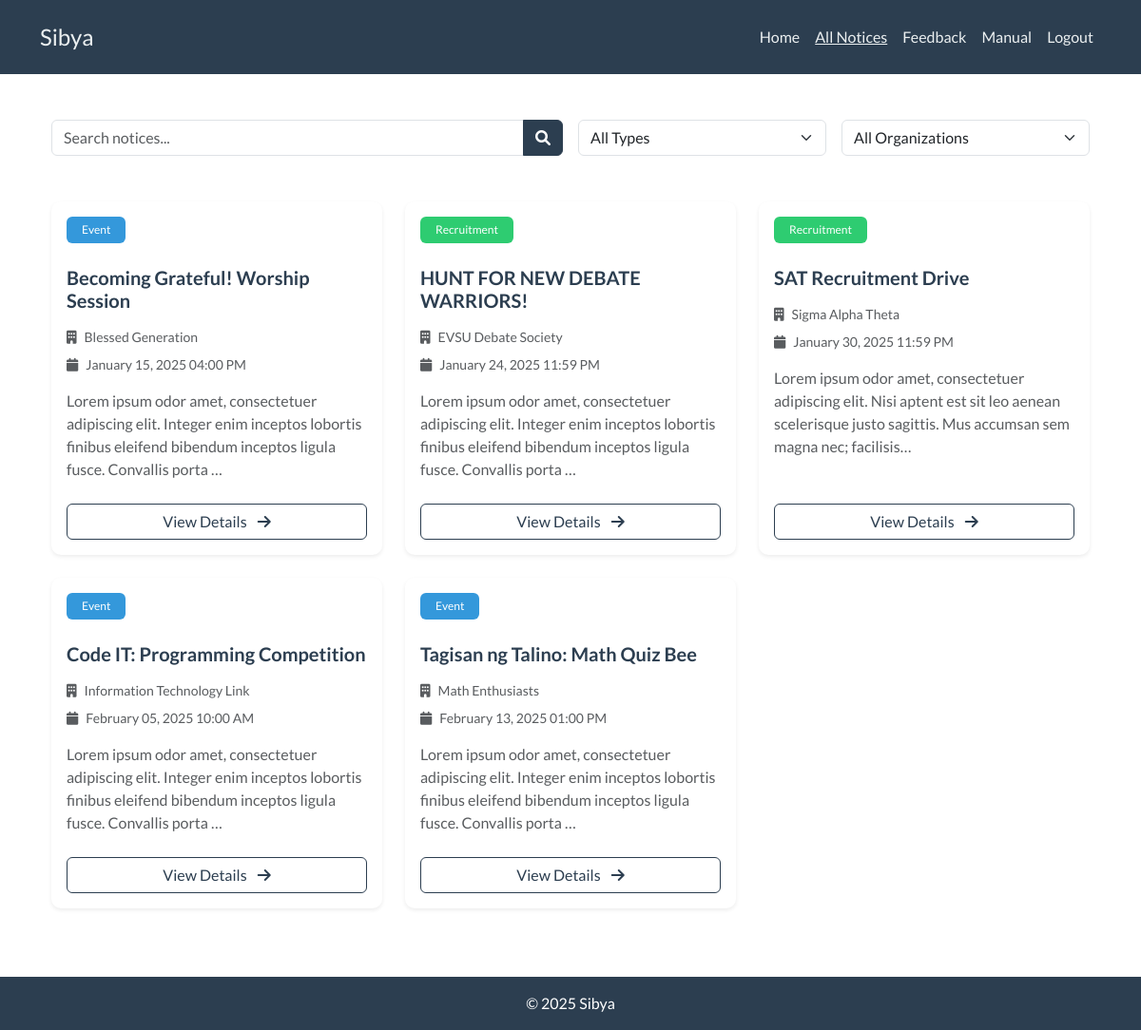
/notices/ (signed in), run on the app's committed database.
### sibya/models.py (models this page shows, shortened)
class Notice(models.Model):
    title = models.CharField(max_length=255)
    type = models.CharField(max_length=45, choices=[('Recruitment', 'Recruitment'), ('Event', 'Event')])
    schedule = models.DateTimeField()
    description = models.TextField()
    location = models.CharField(max_length=100)
    organization = models.ForeignKey(Organization, on_delete=models.CASCADE)
    author = models.ForeignKey(User, on_delete=models.CASCADE)
    interested = models.ManyToManyField(User, related_name="interested_participants", blank=True)
    history = HistoricalRecords()

class Organization(models.Model):
    name = models.CharField(max_length=75)
    history = HistoricalRecords()
    def __str__(self):
        return self.name

### sibya/views.py (the view)
# urls.py: path("notices/", views.all_notice, name="all_notices"),
@login_required(login_url="login")
def all_notice(request):
    notices = Notice.objects.all() # start will all notices
    organizations = Organization.objects.all() # get all organizations for the filter dropdown
    current_time = timezone.now()
    Notice.objects.filter(schedule__lt=current_time - timedelta(hours=12)).delete()
    notices = Notice.objects.filter(schedule__gte=current_time - timedelta(hours=12))
    for notice in notices:
        notice.is_finished = notice.schedule < current_time
    search_query = request.GET.get("search", "")
    if search_query:
        notices = notices.filter(
            Q(title__icontains=search_query) |
            Q(description__icontains=search_query) |
            Q(organization__name__icontains=search_query)
        )
    org_id = request.GET.get("organization", "")
    if org_id:
        notices = notices.filter(organization_id = org_id)
    type_filter = request.GET.get("type", "")
    if type_filter:
        notices = notices.filter(type=type_filter)
    notices = notices.order_by("schedule")
    context = {
        "notices": notices,
        "organizations": organizations,
        "search_query": search_query
    }
    return render(request, "all_notice.html", context)

### sibya/templates/all_notice.html (shortened to what this page needs)
{% extends 'base_layout/base.html' %}
{% block content %}
<div class="container py-4">
    <div class="row mb-4">
        <div class="col-12">
            <form method="get" action="{% url 'all_notices' %}" class="mb-4">
                <div class="row g-3">
                    <div class="col-12 col-md-6">
                        <div class="input-group">
                            <input type="text" name="search" class="form-control" placeholder="Search notices..."
                                   value="{{ request.GET.search|default:'' }}">
                            <button class="btn btn-primary" type="submit">
                                <i class="fas fa-search"></i>
                            </button>
                        </div>
                    </div>
                    <div class="col-12 col-md-3">
                        <select name="type" class="form-select">
                            <option value="">All Types</option>
                        </select>
                    </div>
                    <div class="col-12 col-md-3">
                        <select name="organization" class="form-select">
                            <option value="">All Organizations</option>
                        </select>
                    </div>
                </div>
            </form>
        </div>
    </div>
    <div class="row row-cols-1 row-cols-md-2 row-cols-lg-3 g-4">
        {% for notice in notices %}
        <div class="col">
            <div class="card h-100 shadow-sm hover-shadow transition">
                <div class="card-header bg-transparent border-0">
                    <span class="badge {% if notice.type == 'Recruitment' %}bg-success{% else %}bg-info{% endif %}">
                        {{ notice.type }}
                    </span>
                </div>
                <div class="card-body">
                    <h5 class="card-title text-primary fw-bold mb-3">{{ notice.title }}</h5>
                    <div class="mb-3">
                        <small class="text-muted d-block mb-2">
                            <i class="fas fa-building me-2"></i>{{ notice.organization }}
                        </small>
                        <small class="text-muted d-block">
                            <i class="fas fa-calendar me-2"></i>{{ notice.schedule|date:"F d, Y h:i A" }}
                        </small>
                    </div>
                    <p class="card-text text-muted">
                        {{ notice.description|linebreaksbr|truncatechars:150 }}
                    </p>
                </div>
                <div class="card-footer bg-transparent border-0 pb-3">
                    {% if notice.is_finished %}
                        <button class="btn btn-secondary w-100" disabled>
                            <i class="fas fa-clock me-2"></i>Event Finished
                        </button>
                    {% else %}
                        <a href="{% url 'view_notice' notice.id %}" class="btn btn-outline-primary w-100">
                            View Details <i class="fas fa-arrow-right ms-2"></i>
                        </a>
                    {% endif %}
                </div>
            </div>
        </div>
        {% endfor %}
    </div>
</div>
{% endblock %}

### sibya/templates/all_notice.html (style rules this page uses)
.transition { transition: all .3s ease; }
.card { border-radius: 10px; border: none; }
.card-header { padding-top: 1rem; padding-left: 1rem; }
.badge { padding: 0.5rem 1rem; font-weight: 500; }

### sibya/templates/base_layout/base.html (style rules this page uses)
.bg-success { background-color: #2ecc71 !important; opacity: 1 !important; }

### data on the page
Notice: type "Event", title "Becoming Grateful! Worship Session", organization "Blessed Generation", schedule "January 15, 2025 04:00 PM", description "Lorem ipsum odor amet, consectetuer adipiscing elit. Integer enim inceptos lobortis finibus eleifend bibendum inceptos ligula fusce. Convallis porta …"
Notice: type "Recruitment", title "HUNT FOR NEW DEBATE WARRIORS!", organization "EVSU Debate Society", schedule "January 24, 2025 11:59 PM", description "Lorem ipsum odor amet, consectetuer adipiscing elit. Integer enim inceptos lobortis finibus eleifend bibendum inceptos ligula fusce. Convallis porta …"
Notice: type "Recruitment", title "SAT Recruitment Drive", organization "Sigma Alpha Theta", schedule "January 30, 2025 11:59 PM", description "Lorem ipsum odor amet, consectetuer adipiscing elit. Nisi aptent est sit leo aenean scelerisque justo sagittis. Mus accumsan sem magna nec; facilisis…"
Notice: type "Event", title "Code IT: Programming Competition", organization "Information Technology Link", schedule "February 05, 2025 10:00 AM", description "Lorem ipsum odor amet, consectetuer adipiscing elit. Integer enim inceptos lobortis finibus eleifend bibendum inceptos ligula fusce. Convallis porta …"
Notice: type "Event", title "Tagisan ng Talino: Math Quiz Bee", organization "Math Enthusiasts", schedule "February 13, 2025 01:00 PM", description "Lorem ipsum odor amet, consectetuer adipiscing elit. Integer enim inceptos lobortis finibus eleifend bibendum inceptos ligula fusce. Convallis porta …"
